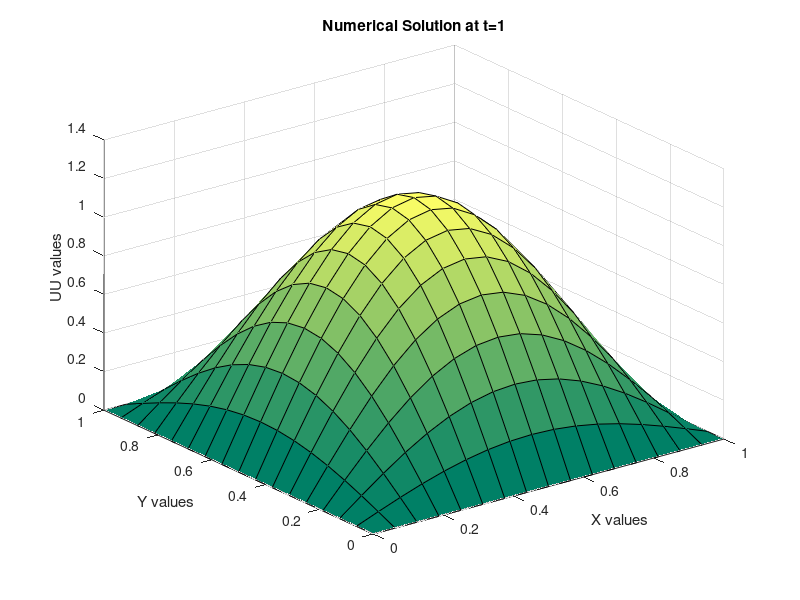
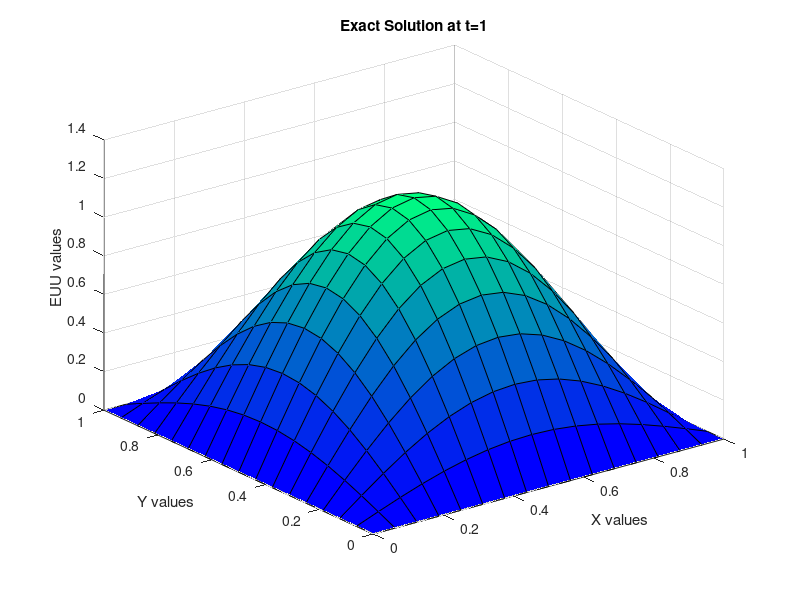

Reproduce these figures in MATLAB, in order.
%--------------------------------
%Name= Kshitij Bahukhandi
%Roll NO.= SAU/AM(M)/2022/06
%LAB:- 23
%SOUTH ASIAN UNIVERSITY
% Numerical Solution of 2D Nonlinear Hyperbolic Eqn with a forcing function 
% Utt=Uxx+Uyy-alpha*Ut*Ut+f(x,y,t), % U(x,y,t)=sinh(t)*sin(pi*x)*sin(pi*y)
%-----------------------------
  clear all;  % clear all variables in memory
  ALPHA=10.0;
  P=0.8;
  LL=16;   % LL=16, LL=32, Ll=64
  MM=LL;
  JJ=20;  % JJ=20, JJ=40, JJ=80,  %Solution at t=1.0 
  H=1.0/LL;
  K=P*H;
  disp('Numerical Solution of 2D Nonlinear Hyperbolic Equation');
  disp('    ');
  fprintf('LL=%4.2f, K=%6.4f, P=%6.2f \n',LL,K,P);
  disp('  ');
  % Dimensions
  X=zeros(1,LL+1); Y=zeros(1,MM+1); T=zeros(1,JJ+1);
  U=zeros(LL+1,MM+1,JJ+1);OLDU=zeros(LL+1,MM+1,JJ+1);
  NU=zeros(LL+1,MM+1,JJ+1);EU=zeros(LL+1,MM+1,JJ+1);
  F=zeros(LL+1,MM+1,JJ+1);
  % Formation of Nodal Points
    for L=1:LL+1
        for M=1:MM+1
            for J=1:JJ+1
                X(L)=(L-1)*H;
                Y(M)=(M-1)*H;
                T(J)=(J-1)*K;
            end
        end    
    end 
    % Exact Solution & RHS function
    for L=1:LL+1
        for M=1:MM+1
        for J=1:JJ+1
            EU(L,M,J)=sinh(T(J))*sin(pi*X(L))*sin(pi*Y(M));
           EUT(L,M,J)=cosh(T(J))*sin(pi*X(L))*sin(pi*Y(M));
            F(L,M,J)=(1+2*pi*pi)*EU(L,M,J)+ALPHA*EUT(L,M,J)*EUT(L,M,J);
        end
        end
    end
    % Initial conditions
    for L=1:LL+1
        for M=1:MM+1
            U(L,M,1)=EU(L,M,1);
            U(L,M,2)=EU(L,M,2);
            NU(L,M,1)=EU(L,M,1);
            NU(L,M,2)=EU(L,M,2);
        end
    end
   % Boundary conditions
     for J=3:JJ+1
         for L=1:LL+1
             for M=1:MM+1
                 U(L,1,J)=EU(L,1,J);
                 U(L,MM+1,J)=EU(L,MM+1,J);
                 U(1,M,J)=EU(1,M,J);
                 U(LL+1,M,J)=EU(LL+1,M,J);
             end
         end
     end
    %  Solution at advanced time level
     tic  % CPU time starts
    for J=2:JJ
    % Initial & First Approx
    for L=2:LL
        for M=2:MM
            OLDU(L,M,3)=EU(L,M,J+1);
            U(L,M,3)=OLDU(L,M,3);
        end
    end
    for KK=1:600   %Iteration Starts
    % Solution at Internal grid points at each time level
       for L=2:LL
           for M=2:MM
               F0=F(L,M,J);
               U0=U(L,M,3);
               U1=U(L+1,M,3);
               U2=U(L-1,M,3);
               U3=U(L,M+1,3);
               U4=U(L,M-1,3);
               R0=U(L,M,2);
               R1=U(L+1,M,2);
               R2=U(L-1,M,2);
               R3=U(L,M+1,2);
               R4=U(L,M-1,2);
               R5=R1+R2-2*R0;
               R6=R3+R4-2*R0;
               S0=U(L,M,1);
               S1=U(L+1,M,1);
               S2=U(L-1,M,1);
               S3=U(L,M+1,1);
               S4=U(L,M-1,1);
               AA=0.25*ALPHA*U0*U0+(1-0.5*ALPHA*S0)*U0+S0-2*R0;
               AA=AA+0.25*ALPHA*S0*S0-P*P*(R5+R6)-K*K*F0;
               DA=0.5*ALPHA*U0+1-0.5*ALPHA*S0;
               U(L,M,3)=U(L,M,3)-AA/DA; 
           end
       end
       for L=1:LL+1
           for M=1:MM+1
               NU(L,M,J+1)=U(L,M,3);
           end
       end
  % Calculate Errors
           MAU=0.0;
           RMU=0.0;
        for L=2:LL
            for M=2:MM
                ERU=abs(NU(L,M,J+1)-EU(L,M,J+1));
                RMU=RMU+ERU^2;
            if MAU<=ERU, MAU=ERU; end
            end
        end
            RMU=sqrt(RMU/((LL-1)*(MM-1)));
     % Print errors
      % fprintf('T=%6.4f,MAU=%10.4e, RMU=%10.4e\n',J*K,MAU,RMU);
      % Error Tolerance
            BIG=0.0;
        for L=2:LL
            for M=2:MM
                FU=abs(U(L,M,3)-OLDU(L,M,3));
            if FU >= BIG, BIG=FU; end
            end
        end
            if BIG <= 10^(-12), break; end
        for L=2:LL
            for M=2:MM
                OLDU(L,M,3)=U(L,M,3);
            end
        end 
    end
      % Print errors
       fprintf('T=%6.4f,KK=%4.0f,MAU=%10.4e, RMU=%10.4e\n',J*K,KK,MAU,RMU);
      % Set New Initial Conditions
        for L=1:LL+1
            for M=1:MM+1
                U(L,M,1)=U(L,M,2);
                U(L,M,2)=U(L,M,3);
            end
        end                 
    end
  disp('  ');
   toc  % CPU time ends
    % Plot the results at t=1
  for L=1:LL+1
      for M=1:MM+1
          UU(L,M)=NU(L,M,JJ+1);
         EUU(L,M)=sinh(1)*sin(pi*X(L))*sin(pi*Y(M));
      end
  end
  figure (1);
  colormap summer;
  surf(X,Y,UU);
  xlabel('X values');
  ylabel('Y values');
  zlabel('UU values');
  title('Numerical Solution at t=1')
  figure (2);
  colormap winter;
  surf(X,Y,EUU);
  xlabel('X values');
  ylabel('Y values');
  zlabel('EUU values');
  title('Exact Solution at t=1')
   
        
